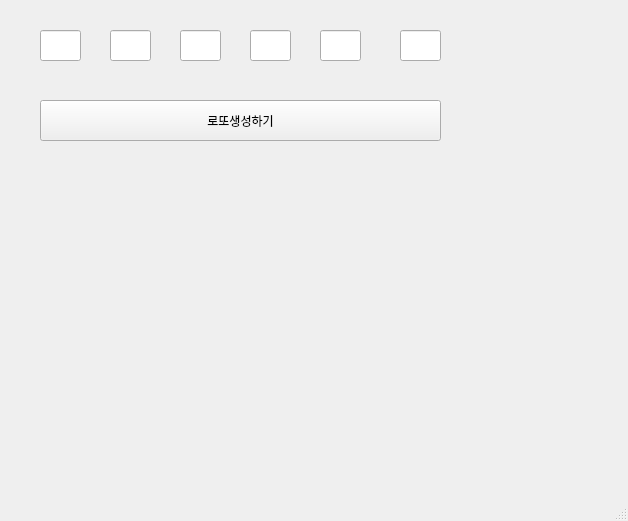
<?xml version="1.0" encoding="UTF-8"?>
<ui version="4.0">
 <class>MainWindow</class>
 <widget class="QMainWindow" name="MainWindow">
  <property name="geometry">
   <rect>
    <x>0</x>
    <y>0</y>
    <width>628</width>
    <height>521</height>
   </rect>
  </property>
  <property name="windowTitle">
   <string>MainWindow</string>
  </property>
  <widget class="QWidget" name="centralwidget">
   <widget class="QLineEdit" name="le1">
    <property name="geometry">
     <rect>
      <x>40</x>
      <y>30</y>
      <width>41</width>
      <height>31</height>
     </rect>
    </property>
   </widget>
   <widget class="QLineEdit" name="le2">
    <property name="geometry">
     <rect>
      <x>110</x>
      <y>30</y>
      <width>41</width>
      <height>31</height>
     </rect>
    </property>
   </widget>
   <widget class="QLineEdit" name="le3">
    <property name="geometry">
     <rect>
      <x>180</x>
      <y>30</y>
      <width>41</width>
      <height>31</height>
     </rect>
    </property>
   </widget>
   <widget class="QLineEdit" name="le4">
    <property name="geometry">
     <rect>
      <x>250</x>
      <y>30</y>
      <width>41</width>
      <height>31</height>
     </rect>
    </property>
   </widget>
   <widget class="QLineEdit" name="le5">
    <property name="geometry">
     <rect>
      <x>320</x>
      <y>30</y>
      <width>41</width>
      <height>31</height>
     </rect>
    </property>
   </widget>
   <widget class="QLineEdit" name="le6">
    <property name="geometry">
     <rect>
      <x>400</x>
      <y>30</y>
      <width>41</width>
      <height>31</height>
     </rect>
    </property>
   </widget>
   <widget class="QPushButton" name="pb">
    <property name="geometry">
     <rect>
      <x>40</x>
      <y>100</y>
      <width>401</width>
      <height>41</height>
     </rect>
    </property>
    <property name="text">
     <string>로또생성하기</string>
    </property>
   </widget>
  </widget>
  <widget class="QMenuBar" name="menubar">
   <property name="geometry">
    <rect>
     <x>0</x>
     <y>0</y>
     <width>628</width>
     <height>21</height>
    </rect>
   </property>
  </widget>
  <widget class="QStatusBar" name="statusbar"/>
 </widget>
 <resources/>
 <connections/>
</ui>
